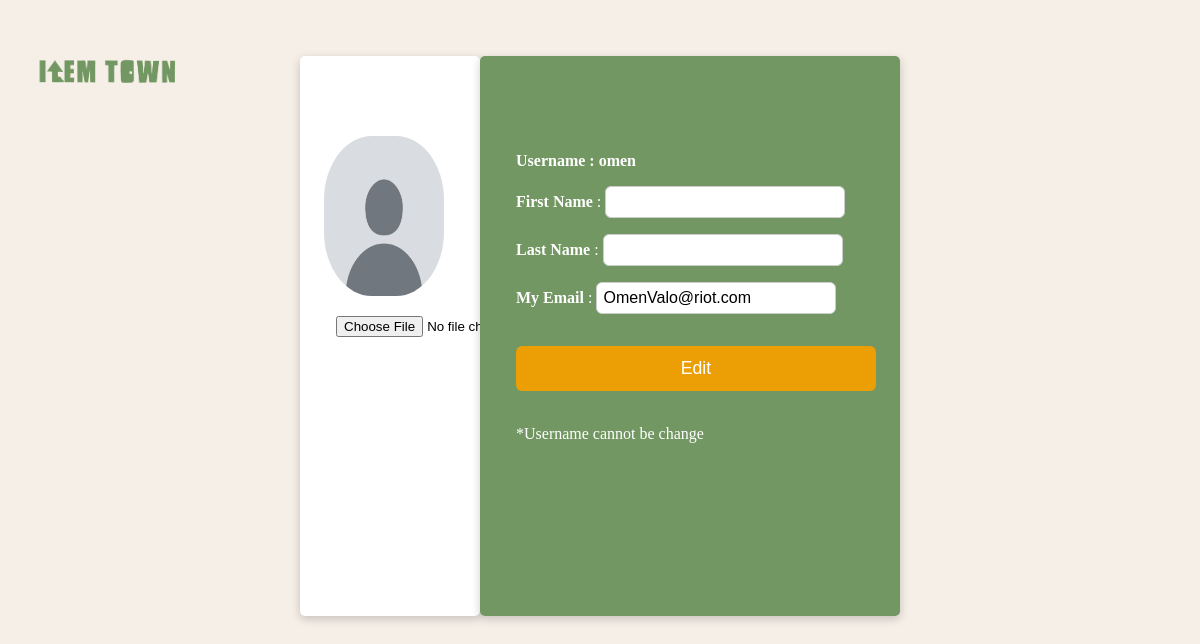
/user/user-info/ (signed in), run on an earlier commit of the app's database.
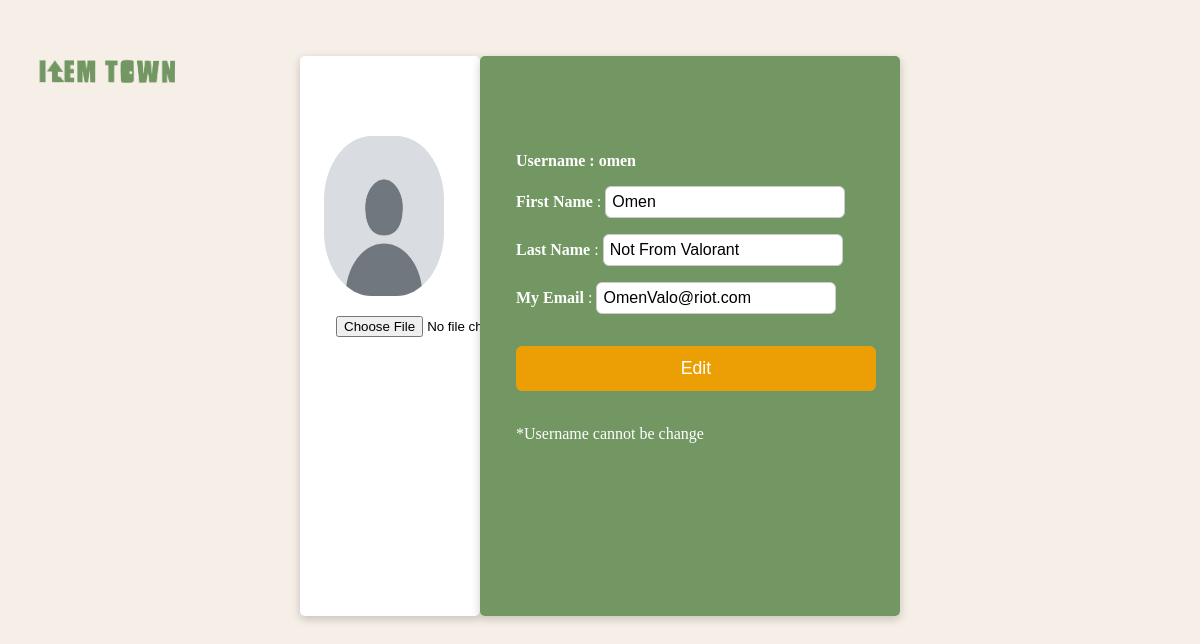
And on a later commit of the database.
### users/models.py (models this page shows, shortened)
class Profile(models.Model):
    user=models.OneToOneField(User,on_delete=models.CASCADE)
    username=models.CharField(max_length=20,null=False,unique=True)
    first_name=models.CharField(max_length=20,null=False)
    last_name=models.CharField(max_length=50,null=False)
    email=models.EmailField()
    id=models.UUIDField(default=uuid.uuid1,primary_key=True)
    pic=models.ImageField(default='user/user.jpg',upload_to='user/')

### users/views.py (the view)
# urls.py: path('user-info/',views.user_profile,name='user_profile')
@login_required(login_url='login_user')
def user_profile(request):
    profile=request.user.profile
    form =edit_user_form(instance=profile)
    if request.method=='POST':
        form=edit_user_form(request.POST,request.FILES,instance=profile)
        if form.is_valid():
            form.save(commit=False)
            messages.success(request,'Profile Updated')
            return redirect('home')
    context={
        'user_info':profile,
        'form':form,
    }
    return render(request,'users/user_profile.html',context)

### users/forms.py
class edit_user_form(ModelForm):
    pic=ImageField(widget=FileInput)
    class Meta:
        model=Profile
        fields=[
            'first_name',
            'last_name',
            'email',
            'pic'
        ]

### users/templates/users/user_profile.html (shortened to what this page needs)
<!DOCTYPE html>
<head>
    {% load static %}
    <link rel="stylesheet" href="{% static 'style/user_profile.css' %}">
</head>
<body>
    <img src="{%static 'img/default/logo.png'%}" class="logo">
    <form method="POST" enctype="multipart/form-data">
    <div class="main-box">
        <div class="img-box">
            <img src="{{user_info.pic.url}}" class="img">
            <p class="img-button">{{ form.pic}}</p>
        </div>
        <div class="container">
            <div class="user-info">
            <p><b>Username :  {{user_info.username}}</p></b>
                <p><b>First Name</b> : {{form.first_name}}</p>
                <p><b>Last Name</b>  : {{form.last_name}}</p>
                <p> <b>My  Email </b>: {{form.email}}</p>
               <input type="submit" value="Edit">
            </form>
            <br><br><p>*Username cannot be change</p>
</body>

What changed in the data, as far as the page shows it:
changed Profile "omen": first_name (not shown) → "Omen"; last_name (not shown) → "Not From Valorant"
